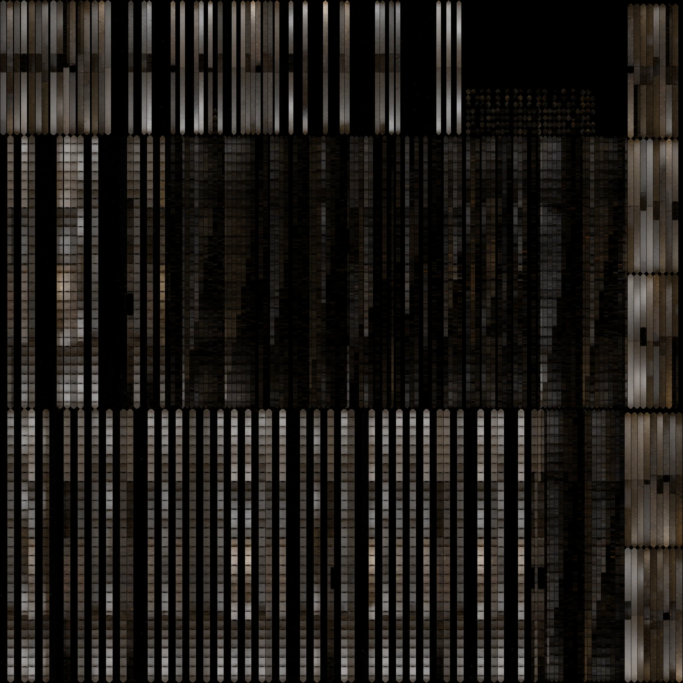
#> input picture model/lightmaps/ceiling_pine.webp, 2048 x 2048 px, given in place of log_walls_rough_wood_albedo_weathered_1886_2k.jpg, which was not available (shown at 1/3 size)
$ python make_textures.py
#> lines starting #> are read from the running program, lines starting #| are printed output that depends on the picture; pictures that were not available may be replaced by others from this repository, and a replacement may not be noted
"""Custom hewn-cottonwood log texture: CC0 rough_wood base (Poly Haven), colour-corrected to the 1886
target, plus season checks along the grain and broad-axe scoring, with a matching normal map.
Tile = 1.0 m x 1.0 m, grain along image x."""
import numpy as np, random, math
from PIL import Image, ImageDraw, ImageFilter
M = __import__('os').environ.get('ELKHORN_MODEL_DIR', 'model')
N = 2048
rng = random.Random(4)


def tile2(path, mode):
#> called with mode = 'RGB'
    im = Image.open(path).convert(mode).resize((N // 2, N // 2), Image.LANCZOS)
    a = np.asarray(im).astype(np.float32)
    return np.tile(a, (2, 2, 1) if a.ndim == 3 else (2, 2))


def smooth_noise(cells, seed, aspect=1):
    r = np.random.RandomState(seed)
    z = r.rand(cells, max(2, cells * aspect)).astype(np.float32)
    im = Image.fromarray((z * 255).astype(np.uint8)).resize((N, N), Image.BICUBIC)
    return np.asarray(im).astype(np.float32) / 255.


def wrapline(d, pts, w, val):
    for ox in (-N, 0, N):
        for oy in (-N, 0, N):
            d.line([(x + ox, y + oy) for x, y in pts], fill=val, width=w, joint='curve')


def make(name, base_alb, base_disp, ncrack=22, nscore=80, dark=0.72, tone_amp=0.3, seed=4):
    global rng
    rng = random.Random(seed)
    alb = tile2(base_alb, 'RGB') / 255.
    hgt = tile2(base_disp, 'L') / 255.
#> call 2 of tile2, with mode = 'L'
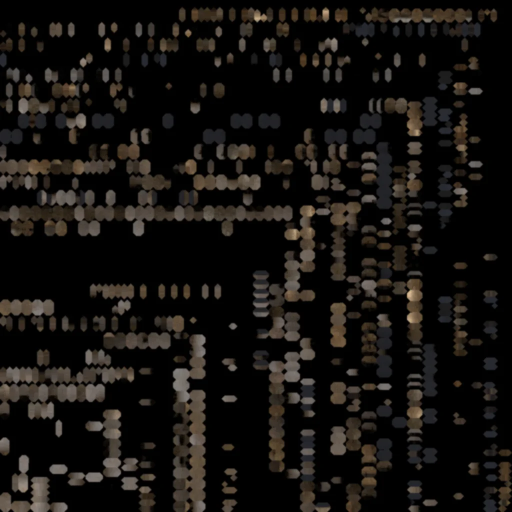
#> input picture model/lightmaps/house_ilog.webp, 1024 x 1024 px, given in place of rough_wood_displacement_2k.jpg, which was not available (shown at 1/2 size)
#> in tile2 (call 2), `return np.tile(a, (2, 2, 1) if a.ndim == 3 else (2, 2))`:
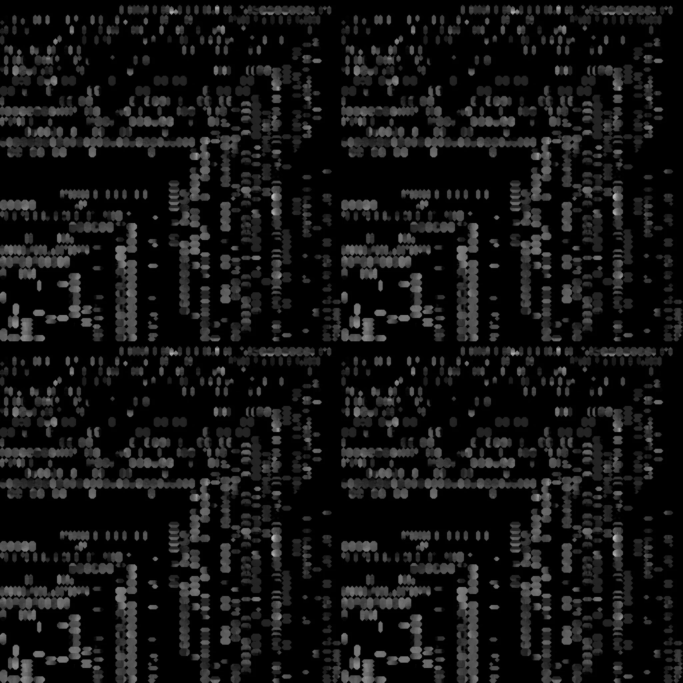
#> returned value: shape (2048, 2048) float32 (shown at 1/3 size); min 0, max 193, mean 19.5
    gx = np.abs(np.diff(hgt, axis=1)).mean(); gy = np.abs(np.diff(hgt, axis=0)).mean()
#> after `gx = np.abs(np.diff(hgt, axis=1)).mean()`: gx = 0.00777
#> after `gy = np.abs(np.diff(hgt, axis=0)).mean()`: gy = 0.00767
    if gx > gy:
        alb = np.rot90(alb); hgt = np.rot90(hgt)
    blot = smooth_noise(12, seed + 1, 1) * 0.6 + smooth_noise(48, seed + 2, 1) * 0.4
    streak = smooth_noise(90, seed + 3, 0)  # becomes streaks along x after resize
    streak = np.asarray(Image.fromarray((np.random.RandomState(seed + 3).rand(96, 6) * 255).astype(np.uint8)).resize((N, N), Image.BICUBIC)).astype(np.float32) / 255.
    crack = Image.new('L', (N, N), 0); dc = ImageDraw.Draw(crack)
#> after `crack = Image.new('L', (N, N), 0)`: crack: PIL image 2048x2048 L; every value is 0
    score = Image.new('L', (N, N), 0); ds = ImageDraw.Draw(score)
    for i in range(ncrack):
        x = rng.uniform(0, N); y = rng.uniform(0, N); L = rng.uniform(0.12, 0.75) * N
        w = rng.choice([2, 2, 3, 3, 4, 5, 6, 8]); A = rng.uniform(2, 10); ph = rng.uniform(0, 6.3); drift = rng.uniform(-25, 25)
        steps = 60
        pts = [(x + L * k / steps, y + A * math.sin(k * 0.12 + ph) + drift * k / steps) for k in range(steps + 1)]
        for seg in range(4):
            a = int(steps * seg / 8); b = int(steps * (1 - seg / 8))
            wrapline(dc, pts[a:b + 1], max(1, int(round(w * (1 - seg * 0.25)))), 255)
        if rng.random() < 0.4:   # branching hairline
            k0 = rng.randint(10, 50); q = pts[k0]
            pts2 = [(q[0] + 8 * j, q[1] + (j * j) * 0.04 * rng.choice([-1, 1])) for j in range(rng.randint(10, 30))]
            wrapline(dc, pts2, 1, 200)
    for i in range(nscore):
        x = rng.uniform(0, N); y = rng.uniform(0, N); L = rng.uniform(0.03, 0.1) * N
        ang = math.radians(rng.uniform(60, 82)) * rng.choice([1, -1])
        wrapline(ds, [(x, y), (x + math.cos(ang) * L * 0.35, y + math.sin(ang) * L)], rng.choice([3, 4, 6]), rng.randint(80, 170))
    crack = np.asarray(crack.filter(ImageFilter.GaussianBlur(1.0))).astype(np.float32) / 255.
#> crack: shape (2048, 2048) float32
    score = np.asarray(score.filter(ImageFilter.GaussianBlur(3))).astype(np.float32) / 255.
    tone = (1 - tone_amp / 2 + tone_amp * blot)[..., None] * (0.94 + 0.1 * streak)[..., None]
    a = alb * tone * (1 - dark * crack[..., None]) * (1 - 0.1 * score[..., None])
#> a: shape (2048, 2048, 3) float32
    a = np.clip(a, 0, 1)
    Image.fromarray((a * 255).astype(np.uint8)).save(M + f'/tex/{name}_albedo.jpg', quality=92)
    h = hgt * 0.5 + blot * 0.1 - crack * 0.9 - score * 0.12
    dy, dx = np.gradient(h)
    s = 16.0
    nx = -dx * s; ny = dy * s; nz = np.ones_like(h)
    l = np.sqrt(nx * nx + ny * ny + nz * nz)
    n = np.stack([nx / l, ny / l, nz / l], -1)
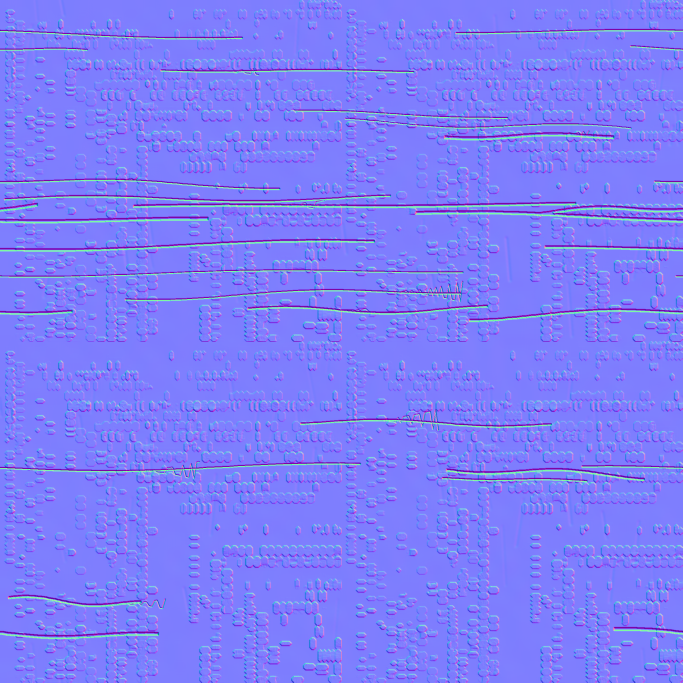
#> n: shape (2048, 2048, 3) float32 (shown at 1/3 size); mean of channels 0, 1, 2 -0.000313, 0.000121, 0.962; drawn with min black and max white
    Image.fromarray(((n * 0.5 + 0.5) * 255).astype(np.uint8)).save(M + f'/tex/{name}_normal.png')
    r = np.clip(0.82 + 0.12 * crack - 0.06 * blot, 0, 1)
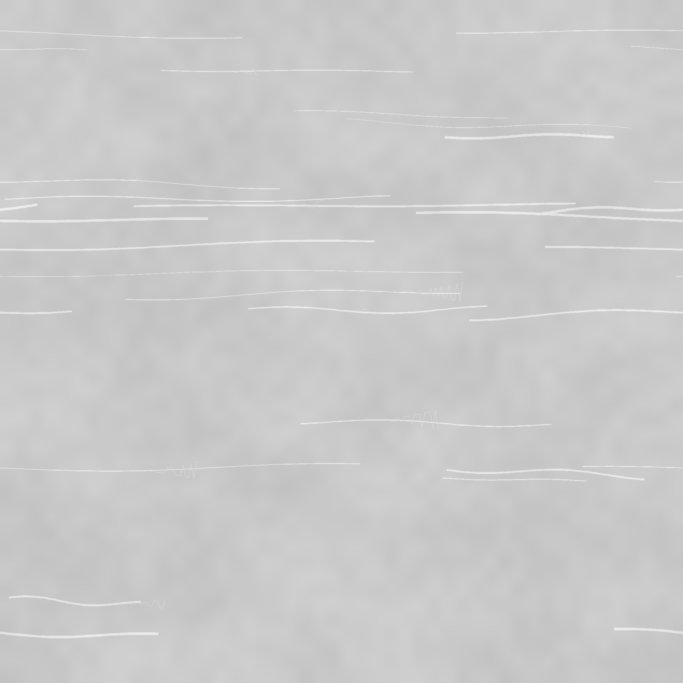
#> r: shape (2048, 2048) float32 (shown at 1/3 size); min 0.76, max 0.937, mean 0.792
    Image.fromarray((r * 255).astype(np.uint8)).save(M + f'/tex/{name}_rough.jpg', quality=92)
    Image.fromarray((a * 255).astype(np.uint8)).resize((700, 700)).save(M + f'/tex/{name}_preview.jpg')
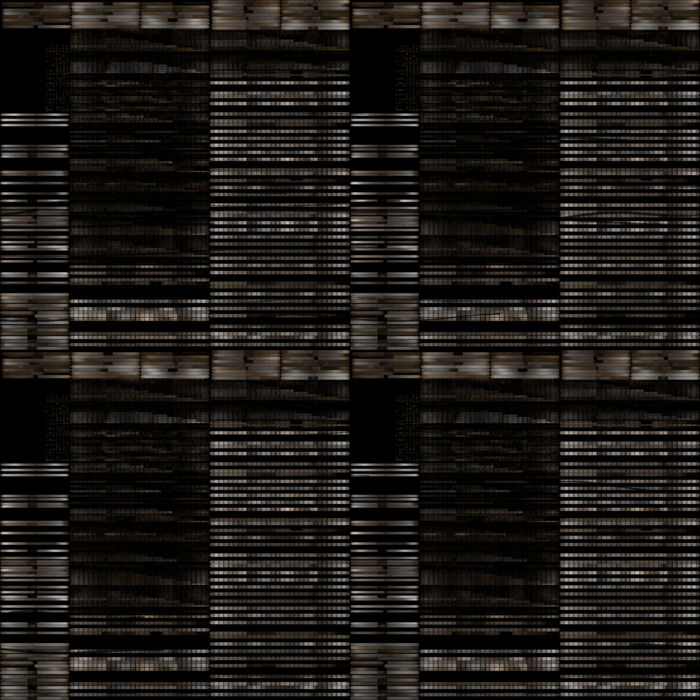
#> saved as hewn_cottonwood_preview.jpg: PIL image 700x700 RGB; mean R, G, B 28.9, 25.8, 22.7


if __name__ == '__main__':
    import os
    os.makedirs(M + '/tex', exist_ok=True)
    make('hewn_cottonwood', M + '/materials/pbr_corrected/log_walls_rough_wood_albedo_weathered_1886_2k.jpg',
         M + '/materials/pbr/rough_wood/rough_wood_displacement_2k.jpg')
    # weathered sawn pine shingle surface: finer checks, more tonal variation
    make('pine_shingle', M + '/materials/pbr_corrected/log_walls_rough_wood_albedo_weathered_1886_2k.jpg',
         M + '/materials/pbr/rough_wood/rough_wood_displacement_2k.jpg', ncrack=40, nscore=0, dark=0.6, tone_amp=0.25, seed=9)
#> call 2 of make, with name = 'pine_shingle', ncrack = 40, nscore = 0, dark = 0.6, tone_amp = 0.25, seed = 9
#> in smooth_noise (call 6), `im = Image.fromarray((z * 255).astype(np.uint8)).resize((N, N), Image...`:
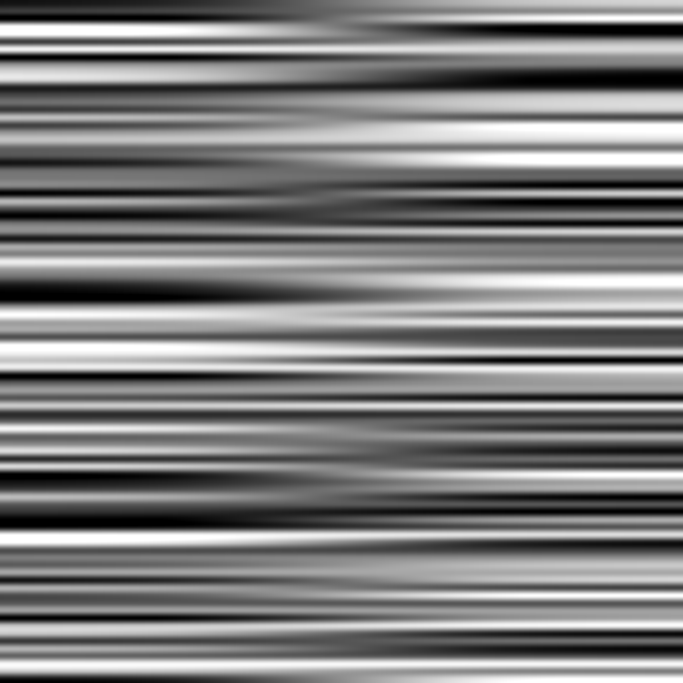
#> im: PIL image 2048x2048 L (shown at 1/3 size); min 0, max 255, mean 125.5
#> the loop in make (call 2), `for i in range(ncrack):` made 40 passes
#> q on passes 1, 5, 6, 7, 8, 9, 11, 14, 18, 19, 21, 26: (1294.9, 771.6), (2877.7, -7.6), (2153.7, 1460.9), (1017.1, 399.2), (339.7, 1934.7), (1417.6, 273.7), (1662, 813.8), (1696.3, 854.2), (2060.7, 1922.2), (955, 563.4), (2202.2, 63.04), (2071.7, 1899.8)
#> in make (call 2), `score = np.asarray(score.filter(ImageFilter.GaussianBlur(3))).astype(n..`: score: shape (2048, 2048) float32; every value is 0
#> in make (call 2), `tone = (1 - tone_amp / 2 + tone_amp * blot)[..., None] * (0.94 + 0.1 *..`:
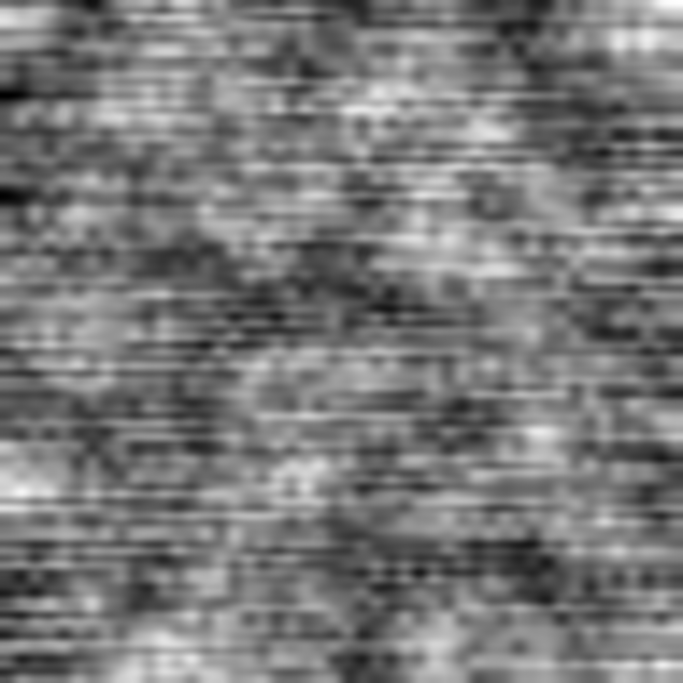
#> tone: shape (2048, 2048, 1) float32 (shown at 1/3 size); min 0.824, max 1.17, mean 0.987; drawn with min black and max white
